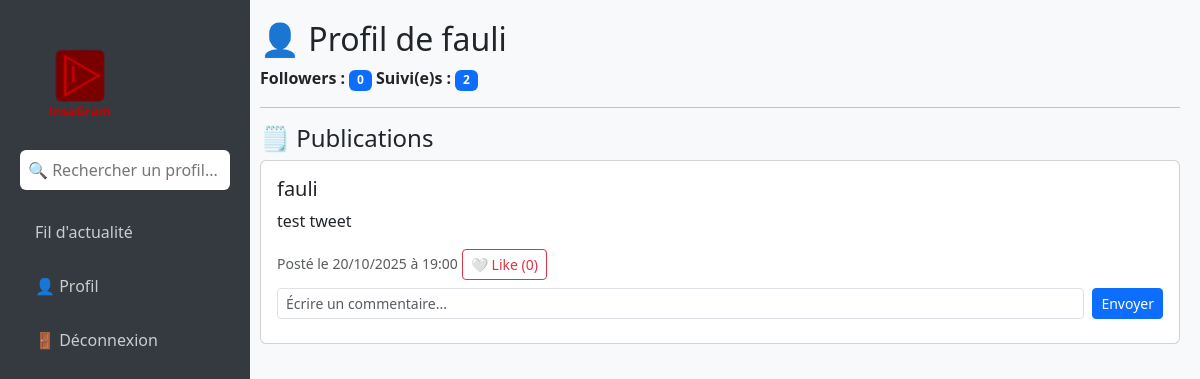
The page /user/lukas (signed in) on the database its author committed.
### app.py (models this page shows, shortened)
class User(db.Model):
    id = db.Column(db.Integer, primary_key=True)
    name = db.Column(db.String(80), unique=False, nullable=False)
    username = db.Column(db.String(80), unique=True, nullable=False)
    password = db.Column(db.String(80), nullable=False)
    email = db.Column(db.String(120), unique=True, nullable=False)
    biography = db.Column(db.Text, nullable=True)
    posts = db.relationship('Post', backref='author', lazy=True)
    followed = db.relationship(
        'User',
        secondary=followers,
        primaryjoin=(followers.c.follower_id == id),
        secondaryjoin=(followers.c.followed_id == id),
        backref=db.backref('followers', lazy='dynamic'),
        lazy='dynamic'
    )
    @property
    def followers_count(self):
        return self.followers.count()
    @property
    def following_count(self):
        return self.followed.count()

class Post(db.Model):
    id = db.Column(db.Integer, primary_key=True)
    user_id = db.Column(db.Integer, db.ForeignKey('user.id'), nullable=False)
    content = db.Column(db.String(255), nullable=False)
    date_posted = db.Column(db.DateTime, default=lambda: datetime.now(PARIS))
    likes = db.relationship('Like', backref='post', lazy=True)
    comments = db.relationship('Comment', backref='post', lazy=True)

### app.py (the view)
@app.route('/user/<username>')
def user_profile(username):
    user = User.query.filter_by(username=username).first_or_404()
    posts = Post.query.filter_by(user_id=user.id).order_by(Post.date_posted.desc()).all()
    current_user = None
    liked_post_ids = []
    liked_comment_ids = []
    if 'username' in session:
        current_user = User.query.filter_by(username=session['username']).first()
        liked_post_ids = [like.post_id for like in Like.query.filter_by(user_id=current_user.id).all()]
        liked_comment_ids = [like.comment_id for like in CommentLike.query.filter_by(user_id=current_user.id).all()]
    return render_template(
        'user_profile.html',
        user=user,
        posts=posts,
        current_user=current_user,
        liked_post_ids=liked_post_ids,
        liked_comment_ids=liked_comment_ids
    )

### templates/user_profile.html (shortened to what this page needs)
<!DOCTYPE html>
<html lang="fr">
<head>
    <link rel="stylesheet" href="https://cdn.jsdelivr.net/npm/bootstrap@5.3.0/dist/css/bootstrap.min.css">
</head>
<body>
    <div class="sidebar">
        <img src="{{ url_for('static', filename='images/LOGO_sidebar.png') }}" alt="Logo InsaGram" class="logo">
        <form class="search-box" method="GET" action="{{ url_for('search') }}">
            <input type="text" name="q" placeholder="🔍 Rechercher un profil..." aria-label="Rechercher">
        </form>
   <a href="{{ url_for('feed') }}"
        class="{% if request.endpoint == 'profile' %}active disabled{% endif %}"
        {% if request.endpoint == 'profile' %}tabindex="-1" aria-disabled="true"{% endif %}>
    Fil d'actualité
    <a href="{{ url_for('profile') }}"
        class="{% if request.endpoint == 'profile' %}active disabled{% endif %}"
        {% if request.endpoint == 'profile' %}tabindex="-1" aria-disabled="true"{% endif %}>
        👤 Profil
    </a>
        <a href="{{ url_for('logout') }}">🚪 Déconnexion</a>
    </div>
<div class="main-content">
    <h2>👤 Profil de {{ user.name }}</h2>
    <p>
        <b>Followers :</b> <span class="badge bg-primary">{{ user.followers_count }}</span>
        <b>Suivi(e)s :</b> <span class="badge bg-primary">{{ user.following_count }}</span>
    </p>
    <hr>
    <h4>🗒️ Publications</h4>
    {% for post in posts %}
    <div class="card mb-3">
        <div class="card-body">
             <h5 class="card-title mb-2">
                <a href="{{ url_for('user_profile', username=post.author.username) }}" class="text-decoration-none text-dark">
                    {{ post.author.name }}
                </a>
            </h5>
            <p class="card-text">{{ post.content }}</p>
            <small class="text-muted">Posté le {{ post.date_posted.strftime('%d/%m/%Y à %H:%M') }}</small>
            {% if current_user %}
                {% set liked = post.id in liked_post_ids %}
                <form action="{{ url_for('like_post', post_id=post.id) }}" method="POST" style="display:inline;">
                    <button type="submit" class="btn btn-sm {% if liked %}btn-danger{% else %}btn-outline-danger{% endif %}">
                        {% if liked %}❤️{% else %}🤍{% endif %} Like ({{ post.likes | length }})
                    </button>
                </form>
            {% endif %}
            {% if current_user %}
            <form action="{{ url_for('create_comment', post_id=post.id) }}" method="POST" class="mb-2 mt-2 d-flex">
                <input type="text" name="content" class="form-control form-control-sm me-2" placeholder="Écrire un commentaire...">
                <button type="submit" class="btn btn-sm btn-primary">Envoyer</button>
            </form>
            {% endif %}
        </div>
    </div>
    {% endfor %}
</div>
</body>
</html>

### templates/user_profile.html (style rules this page uses)
body { display: flex; min-height: 100vh; background-color: #f8f9fa; }
.sidebar { width: 250px; background-color: #343a40; color: white; padding: 20px; position: fixed; height: 100%; top: 0; left: 0; }
.sidebar a { display: block; color: #ccc; text-decoration: none; padding: 10px 15px; border-radius: 8px; margin-bottom: 10px; }
.search-box input { width: 100%; padding: 8px; border: none; border-radius: 6px; margin-bottom: 20px; }
img.logo { width: 120px; margin-bottom: 10px; }
.main-content { margin-left: 270px; padding: 30px; width: 100%; }
.main-content { margin-left: 240px; width: calc(100% - 240px); padding: 20px; }

### rows shown on the page
User: name "fauli"
Post: author.name "fauli", content "test tweet", date_posted "20/10/2025 à 19:00", likes|length "0"

### other values the page prints
{{ user.followers_count }} "0"
{{ user.following_count }} "2"
